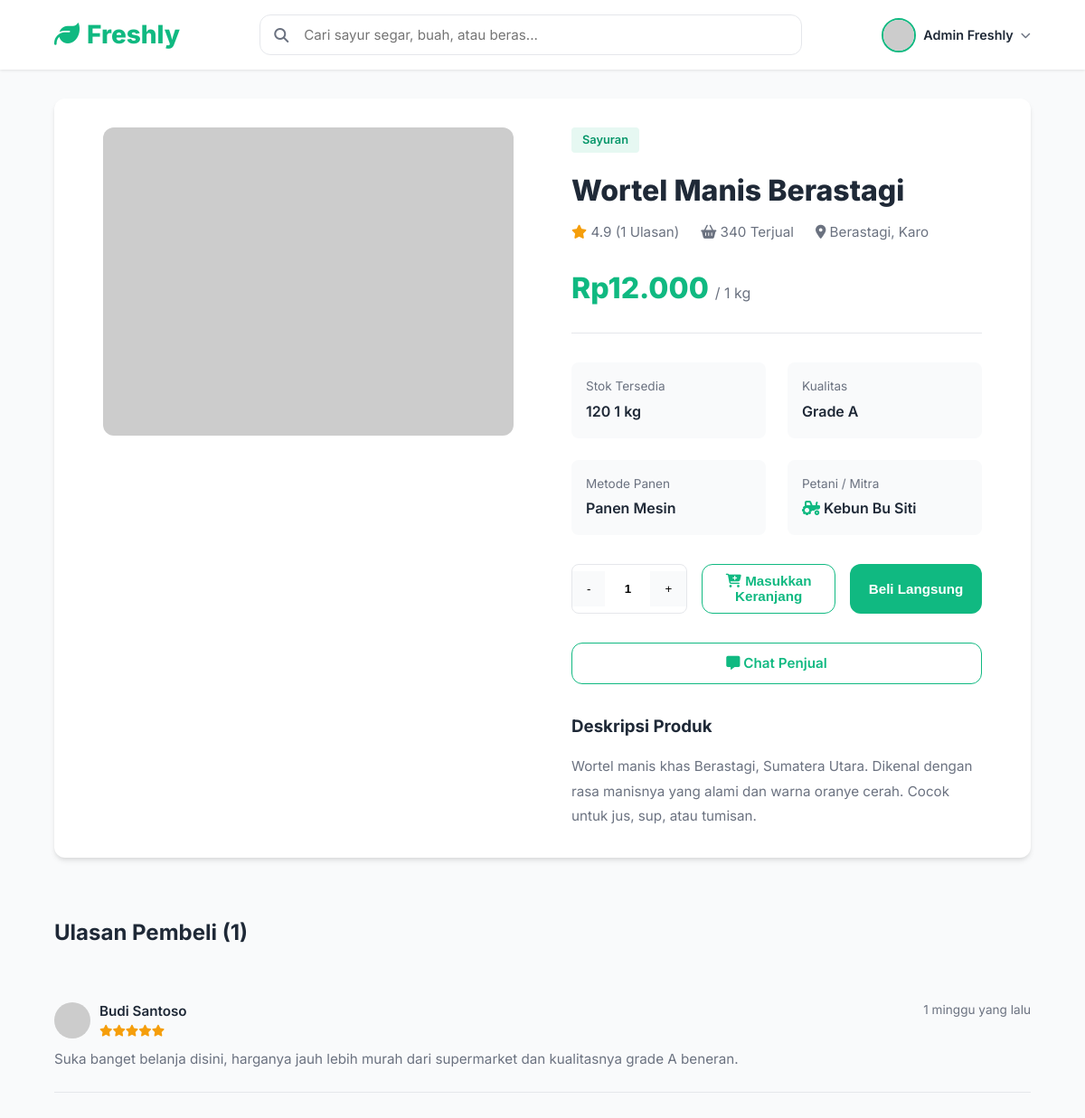
Page /product.php?id=3 (signed in) on the committed database.
### tables this page shows
CREATE TABLE IF NOT EXISTS users (
    id INT AUTO_INCREMENT PRIMARY KEY,
    name VARCHAR(100) NOT NULL,
    email VARCHAR(150) NOT NULL UNIQUE,
    password_hash VARCHAR(255) NOT NULL,
    phone VARCHAR(30) DEFAULT NULL,
    address TEXT DEFAULT NULL,
    role ENUM('buyer', 'seller', 'admin') NOT NULL DEFAULT 'buyer',
    seller_status ENUM('pending', 'approved', 'rejected') DEFAULT NULL,
    avatar_url VARCHAR(500) DEFAULT NULL,
    store_name VARCHAR(150) DEFAULT NULL,
    store_location VARCHAR(200) DEFAULT NULL,
    created_at DATETIME NOT NULL DEFAULT CURRENT_TIMESTAMP,
    updated_at DATETIME NOT NULL DEFAULT CURRENT_TIMESTAMP ON UPDATE CURRENT_TIMESTAMP
);

CREATE TABLE IF NOT EXISTS products (
    id INT AUTO_INCREMENT PRIMARY KEY,
    seller_id INT NOT NULL,
    category_id INT DEFAULT NULL,
    name VARCHAR(200) NOT NULL,
    weight VARCHAR(50) DEFAULT NULL,
    price INT NOT NULL DEFAULT 0,
    original_price INT DEFAULT NULL,
    stock INT NOT NULL DEFAULT 0,
    quality VARCHAR(100) DEFAULT NULL,
    harvest_method VARCHAR(100) DEFAULT NULL,
    description TEXT DEFAULT NULL,
    image_url VARCHAR(500) DEFAULT NULL,
    badge VARCHAR(50) DEFAULT NULL,
    preorder_available TINYINT(1) NOT NULL DEFAULT 0,
    preorder_date DATE DEFAULT NULL,
    rating_avg DECIMAL(2,1) NOT NULL DEFAULT 0.0,
    sold_count INT NOT NULL DEFAULT 0,
    is_active TINYINT(1) NOT NULL DEFAULT 1,
    created_at DATETIME NOT NULL DEFAULT CURRENT_TIMESTAMP,
    updated_at DATETIME NOT NULL DEFAULT CURRENT_TIMESTAMP ON UPDATE CURRENT_TIMESTAMP,
    FOREIGN KEY (seller_id) REFERENCES users(id) ON DELETE CASCADE,
    FOREIGN KEY (category_id) REFERENCES categories(id) ON DELETE SET NULL
);

CREATE TABLE IF NOT EXISTS categories (
    id INT AUTO_INCREMENT PRIMARY KEY,
    name VARCHAR(100) NOT NULL,
    icon VARCHAR(10) NOT NULL COMMENT 'Emoji icon'
);

CREATE TABLE IF NOT EXISTS reviews (
    id INT AUTO_INCREMENT PRIMARY KEY,
    product_id INT NOT NULL,
    user_id INT NOT NULL,
    order_id INT DEFAULT NULL,
    rating TINYINT NOT NULL CHECK (rating >= 1 AND rating <= 5),
    comment TEXT DEFAULT NULL,
    created_at DATETIME NOT NULL DEFAULT CURRENT_TIMESTAMP,
    FOREIGN KEY (product_id) REFERENCES products(id) ON DELETE CASCADE,
    FOREIGN KEY (user_id) REFERENCES users(id) ON DELETE CASCADE,
    FOREIGN KEY (order_id) REFERENCES orders(id) ON DELETE SET NULL
);

### includes/helpers.php (called while the page is built, shortened)
<?php
function formatRupiah(int $amount): string {
    return "Rp" . number_format($amount, 0, ',', '.');
}
function isLoggedIn(): bool {
    return isset($_SESSION['user_id']);
}
function getCurrentUser(): ?array {
    static $user = null;
    if ($user === null) {
        $db = getDB();
        $stmt = $db->prepare("SELECT * FROM users WHERE id = ?");
        $stmt->execute([$_SESSION['user_id']]);
        $user = $stmt->fetch();
    }
    return $user;
}
function sanitize(string $input): string {
    return htmlspecialchars(trim($input), ENT_QUOTES, 'UTF-8');
}
function getProductImage(string $imageUrl): string {
    if (str_starts_with($imageUrl, 'http')) {
        return $imageUrl;
    }
    return BASE_URL . '/uploads/products/' . $imageUrl;
}
function getAvatarUrl(?string $name): string {
    $name = $name ?? 'User';
    return 'https://ui-avatars.com/api/?name=' . urlencode($name) . '&background=10b981&color=fff';
}
function timeAgo(string $datetime): string {
    $now = new DateTime();
    $ago = new DateTime($datetime);
    $diff = $now->diff($ago);
    if ($diff->d > 6) return floor($diff->d / 7) . ' minggu yang lalu';
    return 'Baru saja';
}

### product.php (the view, shortened to what this page needs)
<?php
require_once __DIR__ . '/includes/helpers.php';
$db = getDB();
$productId = (int) ($_GET['id'] ?? 0);
$stmt = $db->prepare("
    SELECT p.*, u.name as farmer_name, u.store_name, u.store_location, u.id as seller_user_id,
           c.name as category_name
    FROM products p JOIN users u ON p.seller_id = u.id
    LEFT JOIN categories c ON p.category_id = c.id
    WHERE p.id = ? AND p.is_active = 1
");
$stmt->execute([$productId]);
$product = $stmt->fetch();
$stmt = $db->prepare("
    SELECT r.*, u.name as reviewer_name FROM reviews r
    JOIN users u ON r.user_id = u.id WHERE r.product_id = ?
    ORDER BY r.created_at DESC LIMIT 10
");
$stmt->execute([$productId]);
$reviews = $stmt->fetchAll();
$reviewCount = $db->prepare("SELECT COUNT(*) FROM reviews WHERE product_id = ?");
$reviewCount->execute([$productId]);
$totalReviews = (int) $reviewCount->fetchColumn();
?>
<!DOCTYPE html>
<html lang="id">
<head>
    <link rel="stylesheet" href="https://cdnjs.cloudflare.com/ajax/libs/font-awesome/6.4.0/css/all.min.css">
    <link rel="stylesheet" href="assets/css/style.css">
</head>
<body>
    <?php $navbarType = 'full'; include __DIR__ . '/includes/navbar.php'; ?>
    <div style="padding:0 5%;max-width:1200px;margin:0 auto;">
        <div class="detail-section">
            <div class="product-gallery">
                <img src="<?= getProductImage($product['image_url']??'') ?>" alt="<?= sanitize($product['name']) ?>" onerror="this.src='https://via.placeholder.com/800x600?text=Freshly'">
            </div>
            <div>
                <?php if($product['category_name']): ?>
                <div style="display:inline-block;padding:0.25rem 0.75rem;background:rgba(16,185,129,0.1);color:var(--primary-dark);border-radius:4px;font-size:0.8rem;font-weight:600;margin-bottom:1rem;"><?= sanitize($product['category_name']) ?></div>
                <?php endif; ?>
                <h1 class="detail-title"><?= sanitize($product['name']) ?></h1>
                <div class="detail-meta">
                    <span><i class="fa-solid fa-star" style="color:#f59e0b;"></i> <?= number_format($product['rating_avg'],1) ?> (<?= $totalReviews ?> Ulasan)</span>
                    <span><i class="fa-solid fa-basket-shopping"></i> <?= $product['sold_count'] ?> Terjual</span>
                    <span><i class="fa-solid fa-location-dot"></i> <?= sanitize($product['store_location']??'') ?></span>
                </div>
                <div class="detail-price">
                    <?= formatRupiah($product['price']) ?>
                    <span style="font-size:1rem;color:var(--text-muted);font-weight:400;">/ <?= sanitize($product['weight']??'') ?></span>
                </div>
                <div class="specs-grid">
                    <div class="spec-item"><div class="spec-label">Stok Tersedia</div><div class="spec-value"><?= $product['stock'] ?> <?= sanitize($product['weight']??'') ?></div></div>
                    <div class="spec-item"><div class="spec-label">Kualitas</div><div class="spec-value"><?= sanitize($product['quality']??'Standar') ?></div></div>
                    <div class="spec-item"><div class="spec-label">Metode Panen</div><div class="spec-value"><?= sanitize($product['harvest_method']??'-') ?></div></div>
                    <div class="spec-item"><div class="spec-label">Petani / Mitra</div><div class="spec-value"><i class="fa-solid fa-tractor" style="color:var(--primary-color);"></i> <?= sanitize($product['store_name']??$product['farmer_name']) ?></div></div>
                </div>
                <form id="addToCartForm">
                    <div class="detail-actions">
                        <div class="qty-selector">
                            <button type="button" class="qty-btn" onclick="changeQty(-1)">-</button>
                            <input type="text" value="1" class="qty-input" id="qtyInput" name="quantity" readonly>
                            <button type="button" class="qty-btn" onclick="changeQty(1)">+</button>
                        </div>
                        <button type="button" class="btn btn-outline" style="flex:1;" onclick="addToCart()"><i class="fa-solid fa-cart-plus"></i> Masukkan Keranjang</button>
                        <button type="button" class="btn btn-primary" style="flex:1;" onclick="buyNow()">Beli Langsung</button>
                    </div>
                </form>
                <a href="<?= BASE_URL ?>/chat.php?partner=<?= $product['seller_user_id'] ?>&product_id=<?= $product['id'] ?>" class="btn btn-outline" style="width:100%;text-align:center;display:block;margin-bottom:2rem;border-color:var(--primary-color);color:var(--primary-color);">
                    <i class="fa-solid fa-message"></i> Chat Penjual
                </a>
                <div>
                    <h3 style="margin-bottom:1rem;">Deskripsi Produk</h3>
                    <p style="color:var(--text-muted);line-height:1.8;font-size:0.95rem;"><?= nl2br(sanitize($product['description']??'')) ?></p>
                </div>
            </div>
        </div>
        <div style="margin-top:4rem;margin-bottom:4rem;">
            <h2 style="margin-bottom:2rem;">Ulasan Pembeli (<?= $totalReviews ?>)</h2>
            <?php foreach($reviews as $review): ?>
            <div class="review-card">
                <div class="review-header">
                    <div style="display:flex;align-items:center;gap:10px;">
                        <img src="<?= getAvatarUrl($review['reviewer_name']) ?>" style="width:40px;border-radius:50%;" alt="User">
                        <div>
                            <div style="font-weight:600;font-size:0.95rem;"><?= sanitize($review['reviewer_name']) ?></div>
                            <div style="color:#f59e0b;font-size:0.8rem;"><?php for($i=0;$i<$review['rating'];$i++): ?><i class="fa-solid fa-star"></i><?php endfor; ?></div>
                        </div>
                    </div>
                    <div style="font-size:0.85rem;color:var(--text-muted);"><?= timeAgo($review['created_at']) ?></div>
                </div>
                <p style="color:var(--text-muted);font-size:0.95rem;margin-top:0.5rem;"><?= sanitize($review['comment']??'') ?></p>
            </div>
            <?php endforeach; ?>
        </div>
    </div>
</body>
</html>

### includes/navbar.php (shortened to what this page needs)
<?php
$navbarType = $navbarType ?? 'full';
$currentUser = getCurrentUser();
$isLogged = isLoggedIn();
?>
<nav class="navbar">
    <a href="<?= BASE_URL ?>/index.php" class="nav-brand">
        <i class="fa-solid fa-leaf"></i> Freshly
    </a>
    <?php if ($navbarType === 'full'): ?>
    <div class="search-container">
        <i class="fa-solid fa-search search-icon"></i>
        <form action="<?= BASE_URL ?>/index.php" method="GET" style="display:contents;">
            <input type="text" name="search" class="search-input" placeholder="Cari sayur segar, buah, atau beras..." value="<?= sanitize($_GET['search'] ?? '') ?>">
        </form>
    </div>
    <?php endif; ?>
    <div class="nav-actions">
        <?php if ($isLogged): ?>
            <div class="user-profile-dropdown" style="position:relative;">
                <div style="display:flex; align-items:center; gap:8px; cursor:pointer;" onclick="this.parentElement.querySelector('.dropdown-menu').classList.toggle('show')">
                    <img src="<?= getAvatarUrl($currentUser['name'] ?? 'User') ?>" style="width:38px; height:38px; border-radius:50%; border: 2px solid var(--primary-color);" alt="Profile">
                    <span style="font-weight:600; font-size:0.9rem; max-width:120px; overflow:hidden; text-overflow:ellipsis; white-space:nowrap;"><?= sanitize($currentUser['name'] ?? '') ?></span>
                    <i class="fa-solid fa-chevron-down" style="font-size:0.7rem; color:var(--text-muted);"></i>
                </div>
            </div>
        <?php else: ?>
            <button class="btn btn-outline" onclick="window.location.href='<?= BASE_URL ?>/login.php'">Masuk</button>
            <button class="btn btn-primary" onclick="window.location.href='<?= BASE_URL ?>/register.php'">Daftar</button>
        <?php endif; ?>
    </div>
</nav>

### assets/css/style.css (style rules this page uses)
:root { --primary-color: #10b981; --primary-dark: #059669; --secondary-color: #f59e0b; --bg-color: #f9fafb; --text-main: #1f2937; --text-muted: #6b7280; --white: #ffffff; --border-color: #e5e7eb; --radius: 12px; --shadow: 0 4px 6px -1px rgba(0, 0, 0, 0.1), 0 2px 4px -1px rgba(0, 0, 0, 0.06); --shadow-hover: 0 10px 15px -3px rgba(0, 0, 0, 0.1), 0 4px 6px -2px rgba(0, 0, 0, 0.05); --transition: all 0.3s ease; }
* { margin: 0; padding: 0; box-sizing: border-box; }
body { font-family: 'Inter', sans-serif; background-color: var(--bg-color); color: var(--text-main); line-height: 1.6; }
a { text-decoration: none; color: inherit; }
.navbar { position: sticky; top: 0; z-index: 100; background-color: rgba(255, 255, 255, 0.9); backdrop-filter: blur(10px); box-shadow: 0 1px 3px 0 rgba(0, 0, 0, 0.1); padding: 1rem 5%; display: flex; align-items: center; justify-content: space-between; gap: 2rem; }
.nav-brand { font-size: 1.75rem; font-weight: 800; color: var(--primary-color); display: flex; align-items: center; gap: 0.5rem; }
.search-container { flex: 1; max-width: 600px; position: relative; }
.search-input { width: 100%; padding: 0.75rem 1rem 0.75rem 3rem; border: 1px solid var(--border-color); border-radius: var(--radius); font-family: inherit; font-size: 0.95rem; outline: none; transition: var(--transition); }
.search-icon { position: absolute; left: 1rem; top: 50%; transform: translateY(-50%); color: var(--text-muted); }
.nav-actions { display: flex; align-items: center; gap: 1.5rem; }
.btn { padding: 0.6rem 1.25rem; border-radius: var(--radius); font-weight: 600; font-size: 0.95rem; cursor: pointer; transition: var(--transition); border: none; }
.btn-outline { background-color: transparent; color: var(--primary-color); border: 1px solid var(--primary-color); }
.btn-primary { background-color: var(--primary-color); color: white; }

### product.php (style rules this page uses)
.detail-section { padding:2rem 5%; margin-top:2rem; display:grid; grid-template-columns:1fr 1fr; gap:4rem; background:var(--white); border-radius:var(--radius); box-shadow:var(--shadow); margin-bottom:4rem; }
.product-gallery img { width:100%; border-radius:var(--radius); object-fit:cover; aspect-ratio:4/3; }
.detail-title { font-size:2rem; font-weight:800; color:var(--text-main); margin-bottom:0.5rem; }
.detail-meta { display:flex; align-items:center; gap:1.5rem; margin-bottom:1.5rem; color:var(--text-muted); font-size:0.95rem; }
.detail-price { font-size:2rem; font-weight:800; color:var(--primary-color); margin-bottom:2rem; padding-bottom:1.5rem; border-bottom:1px solid var(--border-color); }
.specs-grid { display:grid; grid-template-columns:1fr 1fr; gap:1.5rem; margin-bottom:2rem; }
.spec-item { background:var(--bg-color); padding:1rem; border-radius:8px; }
.spec-label { font-size:0.85rem; color:var(--text-muted); margin-bottom:0.25rem; }
.spec-value { font-weight:600; color:var(--text-main); }
.detail-actions { display:flex; gap:1rem; margin-bottom:2rem; }
.qty-selector { display:flex; align-items:center; border:1px solid var(--border-color); border-radius:8px; overflow:hidden; }
.qty-btn { background:var(--bg-color); border:none; padding:0.75rem 1rem; cursor:pointer; transition:var(--transition); }
.qty-input { width:50px; text-align:center; border:none; outline:none; font-weight:600; }
.review-card { border-bottom:1px solid var(--border-color); padding:1.5rem 0; }
.review-header { display:flex; justify-content:space-between; margin-bottom:0.5rem; }

### rows in the picture
users: name "Admin Freshly"
products: category.name "Sayuran", name "Wortel Manis Berastagi", rating_avg "4.9", sold_count "340", seller.store_location "Berastagi, Karo", price "Rp12.000", weight "1 kg", stock "120", quality "Grade A", harvest_method "Panen Mesin", seller.store_name "Kebun Bu Siti", description "Wortel manis khas Berastagi, Sumatera Utara. Dikenal dengan rasa manisnya yang alami dan warna oranye cerah. Cocok untuk jus, sup, atau tumisan."
reviews: user.name "Budi Santoso", rating 5 (drawn), created_at "1 minggu yang lalu", comment "Suka banget belanja disini, harganya jauh lebih murah dari supermarket dan kualitasnya grade A beneran."

### other values in the picture
$totalReviews "1"
